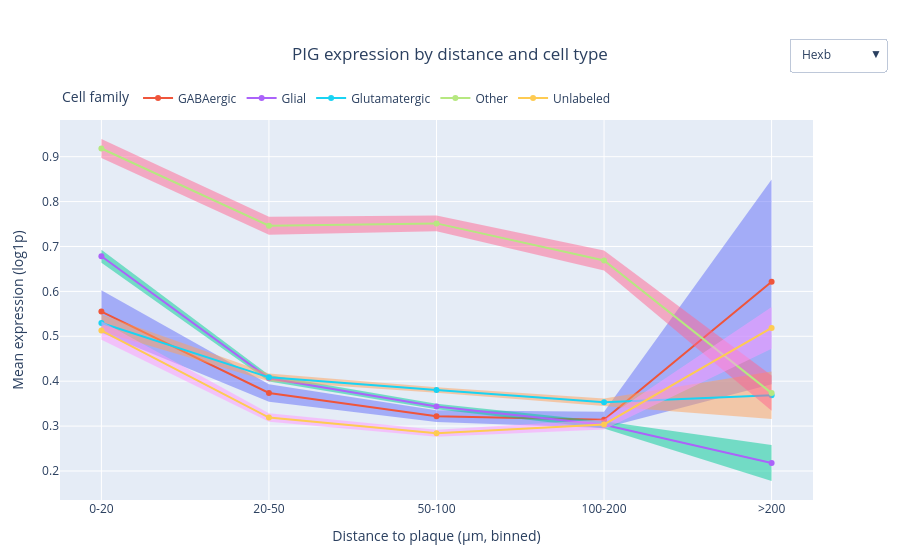

This figure's notebook cell:
### Markdown cell above
#### 5.c.iv. Visualization of PIG expression by cell type and distance bin

- Interactive figure saved to `figures/pig_by_distance_interactive.html` allows toggling genes and comparing across distance bins and cell classes. Use this to explore heterogeneity beyond the static plots.

### Code cell
interactive_comp_pig_regression(agg, PIG_GENES, bin_order)
